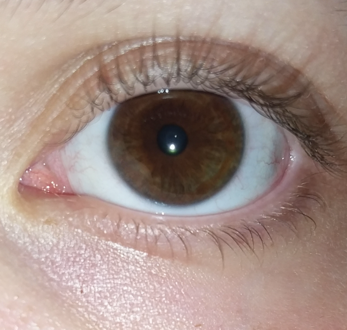
#> input picture local/samples/eye6.jpg, 347 x 330 px
$ python client_draw_iris_pupil.py
#> lines starting #> are read from the running program, lines starting #| are printed output that depends on the picture
import json
import cv2

data = {'pupilIrisRatio': 0.35294117647058826, 'imgRatio': 0.9510086455331412, 'pupil': {'r': 0.069164265129683, 'x': 0.49279538904899134, 'y': 0.4212121212121212}, 'iris': {'r': 0.19596541786743515, 'x': 0.5072046109510087, 'y': 0.41818181818181815}}
path = 'samples/eye6.jpg'
# Reading an image in default mode
image = cv2.imread(path)
#> image is the input picture: shape (330, 347, 3); mean B, G, R 134.3, 142.1, 162.9
# Window name in which image is displayed
window_name = 'pupil iris'
# height, width, number of channels in image
height = image.shape[0]
#> height = 330
width = image.shape[1]
#> width = 347

token = "pupil"
# Center coordinates
center_coordinates = (int(data[token]["x"] * width), int(data[token]["y"] * height))
#> center_coordinates = (171, 139)
# Radius of circle
radius = int(width * data[token]["r"])
#> radius = 24
# Blue color in BGR
color = (0, 0, 255)
# Line thickness of 2 px
thickness = 2
# Using cv2.circle() method
# Draw a circle with blue line borders of thickness of 2 px
image = cv2.circle(image, center_coordinates, radius, color, thickness)

token = "iris"
# Center coordinates
center_coordinates = (int(data[token]["x"] * width), int(data[token]["y"] * height))
#> center_coordinates = (176, 138)
# Radius of circle
radius = int(width * data[token]["r"])
#> radius = 68
# Blue color in BGR
color = (0, 255, 0)
# Line thickness of 2 px
thickness = 2
# Using cv2.circle() method
# Draw a circle with blue line borders of thickness of 2 px
image = cv2.circle(image, center_coordinates, radius, color, thickness)
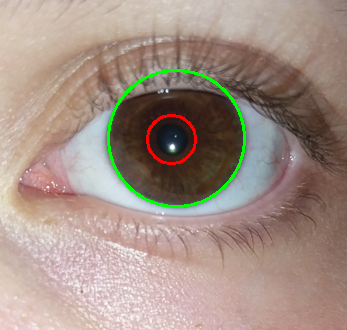
#> image: shape (330, 347, 3); mean B, G, R 132.9, 143.7, 162.4

# Displaying the image
cv2.imwrite("client_draw_output.jpg", image)

$ run again, with local/samples/eye0.jpg copied over local/samples/eye6.jpg
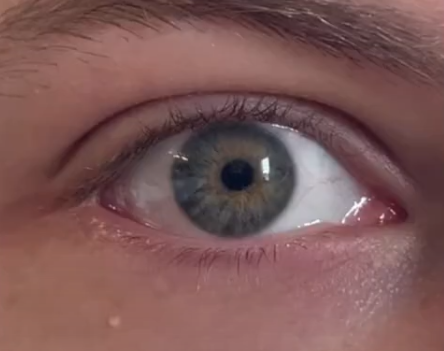
#> input picture local/samples/eye0.jpg, 444 x 351 px
#> image is the input picture: shape (351, 444, 3); mean B, G, R 86.6, 87.8, 124.6
#> `image = cv2.circle(image, center_coordinates, radius, color, thickness)`:
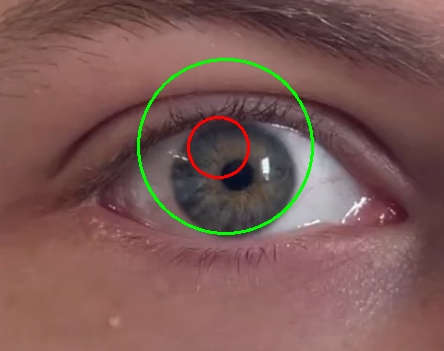
#> image: shape (351, 444, 3); mean B, G, R 85.4, 89.3, 124

$ run again, with local/samples/eye1.jpg copied over local/samples/eye6.jpg
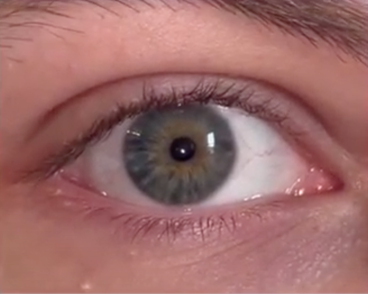
#> input picture local/samples/eye1.jpg, 368 x 294 px
#> image is the input picture: shape (294, 368, 3); mean B, G, R 105.6, 107.3, 157.4
#> `image = cv2.circle(image, center_coordinates, radius, color, thickness)`:
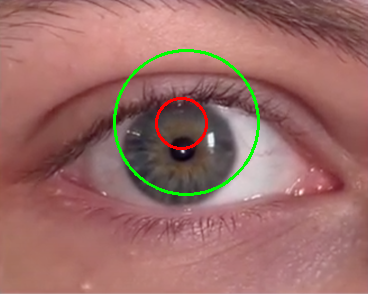
#> image: shape (294, 368, 3); mean B, G, R 103.9, 108.8, 156.4

$ run again, with local/samples/eye10.jpg copied over local/samples/eye6.jpg
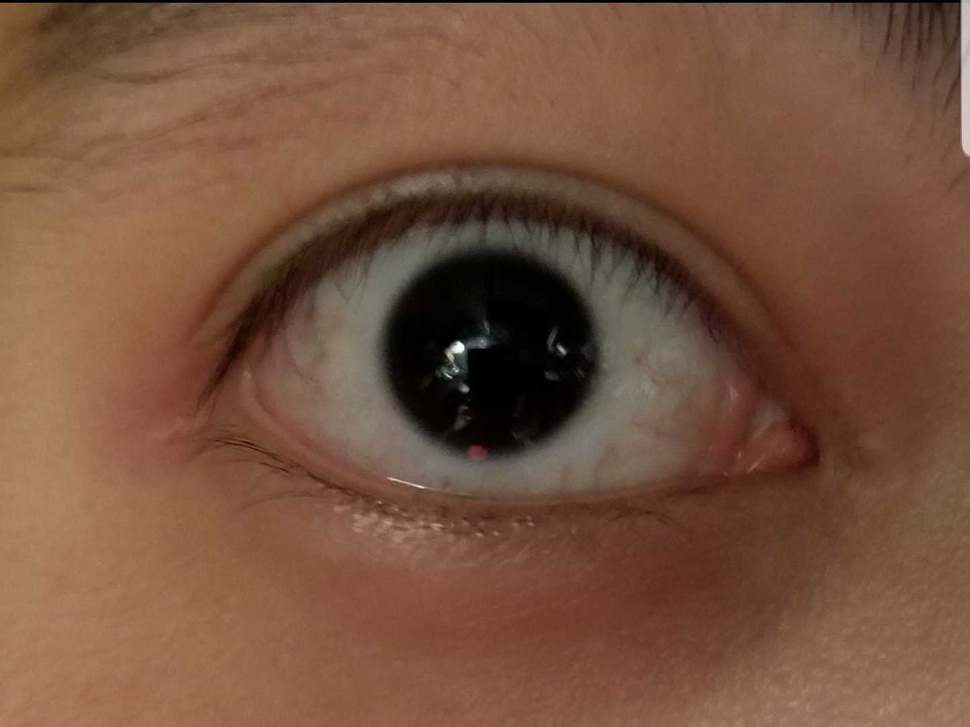
#> input picture local/samples/eye10.jpg, 970 x 727 px, shrunk from 1440 x 1080 before the run
#> image is the input picture: shape (727, 970, 3); mean B, G, R 61.8, 82.4, 118.4
#> `image = cv2.circle(image, center_coordinates, radius, color, thickness)`:
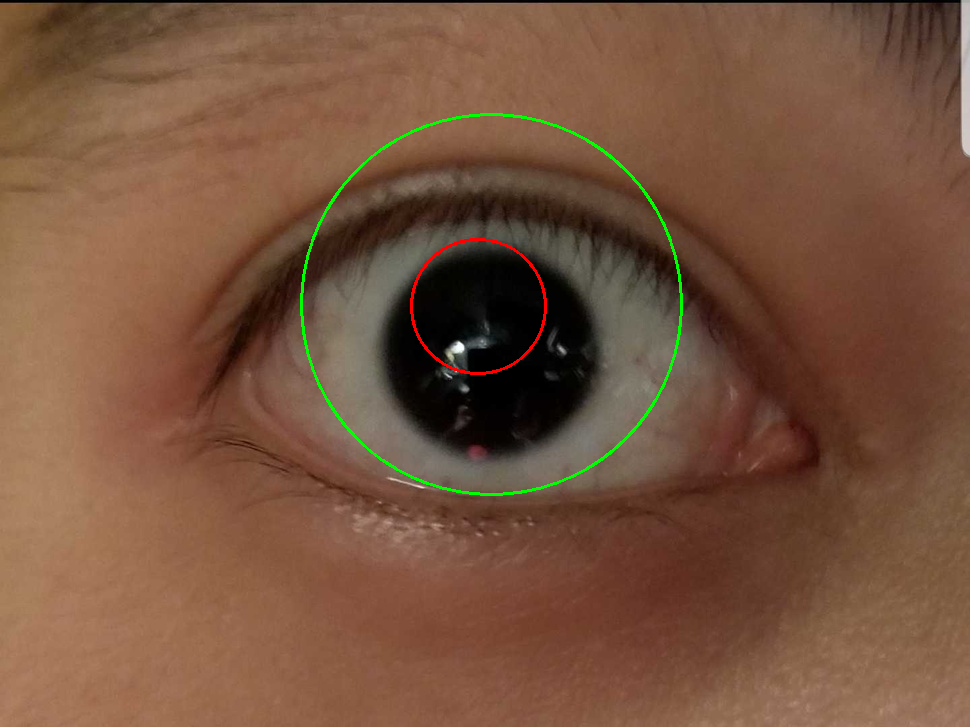
#> image: shape (727, 970, 3); mean B, G, R 61.4, 83.2, 118.2
